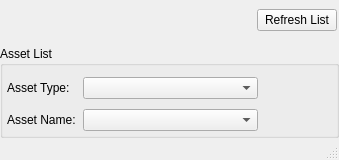
<?xml version="1.0" encoding="UTF-8"?>
<ui version="4.0">
 <class>MainWindow</class>
 <widget class="QMainWindow" name="MainWindow">
  <property name="geometry">
   <rect>
    <x>0</x>
    <y>0</y>
    <width>339</width>
    <height>160</height>
   </rect>
  </property>
  <property name="minimumSize">
   <size>
    <width>0</width>
    <height>160</height>
   </size>
  </property>
  <property name="maximumSize">
   <size>
    <width>16777215</width>
    <height>160</height>
   </size>
  </property>
  <property name="windowTitle">
   <string>MainWindow</string>
  </property>
  <widget class="QWidget" name="centralwidget">
   <layout class="QVBoxLayout" name="verticalLayout">
    <property name="leftMargin">
     <number>0</number>
    </property>
    <property name="topMargin">
     <number>0</number>
    </property>
    <property name="rightMargin">
     <number>0</number>
    </property>
    <property name="bottomMargin">
     <number>0</number>
    </property>
    <item>
     <widget class="QFrame" name="refresh_frame">
      <property name="frameShape">
       <enum>QFrame::NoFrame</enum>
      </property>
      <property name="frameShadow">
       <enum>QFrame::Raised</enum>
      </property>
      <layout class="QHBoxLayout" name="horizontalLayout_3">
       <property name="leftMargin">
        <number>2</number>
       </property>
       <property name="topMargin">
        <number>2</number>
       </property>
       <property name="rightMargin">
        <number>2</number>
       </property>
       <property name="bottomMargin">
        <number>2</number>
       </property>
       <item>
        <spacer name="horizontalSpacer">
         <property name="orientation">
          <enum>Qt::Horizontal</enum>
         </property>
         <property name="sizeHint" stdset="0">
          <size>
           <width>40</width>
           <height>20</height>
          </size>
         </property>
        </spacer>
       </item>
       <item>
        <widget class="QPushButton" name="refresh_pushButton">
         <property name="text">
          <string> Refresh List </string>
         </property>
        </widget>
       </item>
      </layout>
     </widget>
    </item>
    <item>
     <widget class="QGroupBox" name="asset_list_groupBox">
      <property name="title">
       <string>Asset List</string>
      </property>
      <layout class="QVBoxLayout" name="verticalLayout_6">
       <property name="leftMargin">
        <number>2</number>
       </property>
       <property name="rightMargin">
        <number>2</number>
       </property>
       <property name="bottomMargin">
        <number>2</number>
       </property>
       <item>
        <widget class="QFrame" name="asset_type_frame">
         <property name="frameShape">
          <enum>QFrame::NoFrame</enum>
         </property>
         <property name="frameShadow">
          <enum>QFrame::Raised</enum>
         </property>
         <layout class="QHBoxLayout" name="horizontalLayout">
          <property name="leftMargin">
           <number>2</number>
          </property>
          <property name="topMargin">
           <number>2</number>
          </property>
          <property name="rightMargin">
           <number>2</number>
          </property>
          <property name="bottomMargin">
           <number>2</number>
          </property>
          <item>
           <widget class="QLabel" name="asset_type_label">
            <property name="minimumSize">
             <size>
              <width>70</width>
              <height>0</height>
             </size>
            </property>
            <property name="text">
             <string>Asset Type:</string>
            </property>
           </widget>
          </item>
          <item>
           <widget class="QComboBox" name="asset_type_comboBox">
            <property name="minimumSize">
             <size>
              <width>175</width>
              <height>20</height>
             </size>
            </property>
           </widget>
          </item>
          <item>
           <spacer name="horizontalSpacer_2">
            <property name="orientation">
             <enum>Qt::Horizontal</enum>
            </property>
            <property name="sizeHint" stdset="0">
             <size>
              <width>40</width>
              <height>20</height>
             </size>
            </property>
           </spacer>
          </item>
         </layout>
        </widget>
       </item>
       <item>
        <widget class="QFrame" name="asset_name_frame">
         <property name="frameShape">
          <enum>QFrame::NoFrame</enum>
         </property>
         <property name="frameShadow">
          <enum>QFrame::Raised</enum>
         </property>
         <layout class="QHBoxLayout" name="horizontalLayout_2">
          <property name="leftMargin">
           <number>2</number>
          </property>
          <property name="topMargin">
           <number>2</number>
          </property>
          <property name="rightMargin">
           <number>2</number>
          </property>
          <property name="bottomMargin">
           <number>2</number>
          </property>
          <item>
           <widget class="QLabel" name="asset_name_label">
            <property name="minimumSize">
             <size>
              <width>70</width>
              <height>0</height>
             </size>
            </property>
            <property name="text">
             <string>Asset Name:</string>
            </property>
           </widget>
          </item>
          <item>
           <widget class="QComboBox" name="asset_name_comboBox">
            <property name="minimumSize">
             <size>
              <width>175</width>
              <height>20</height>
             </size>
            </property>
           </widget>
          </item>
          <item>
           <spacer name="horizontalSpacer_3">
            <property name="orientation">
             <enum>Qt::Horizontal</enum>
            </property>
            <property name="sizeHint" stdset="0">
             <size>
              <width>40</width>
              <height>20</height>
             </size>
            </property>
           </spacer>
          </item>
         </layout>
        </widget>
       </item>
      </layout>
     </widget>
    </item>
   </layout>
  </widget>
  <widget class="QMenuBar" name="menubar">
   <property name="geometry">
    <rect>
     <x>0</x>
     <y>0</y>
     <width>339</width>
     <height>21</height>
    </rect>
   </property>
  </widget>
  <widget class="QStatusBar" name="statusbar"/>
 </widget>
 <resources/>
 <connections/>
</ui>
